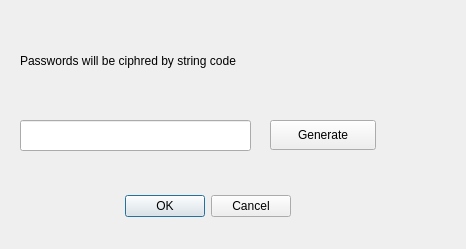
<?xml version="1.0" encoding="UTF-8"?>
<ui version="4.0">
 <class>GetLineDialog</class>
 <widget class="QDialog" name="GetLineDialog">
  <property name="geometry">
   <rect>
    <x>0</x>
    <y>0</y>
    <width>466</width>
    <height>249</height>
   </rect>
  </property>
  <property name="windowTitle">
   <string>Import/export</string>
  </property>
  <widget class="QDialogButtonBox" name="buttonBox">
   <property name="geometry">
    <rect>
     <x>-50</x>
     <y>190</y>
     <width>341</width>
     <height>32</height>
    </rect>
   </property>
   <property name="orientation">
    <enum>Qt::Horizontal</enum>
   </property>
   <property name="standardButtons">
    <set>QDialogButtonBox::Cancel|QDialogButtonBox::Ok</set>
   </property>
  </widget>
  <widget class="QLabel" name="label">
   <property name="geometry">
    <rect>
     <x>20</x>
     <y>-30</y>
     <width>431</width>
     <height>181</height>
    </rect>
   </property>
   <property name="text">
    <string>Passwords will be ciphred by string code</string>
   </property>
   <property name="textFormat">
    <enum>Qt::AutoText</enum>
   </property>
  </widget>
  <widget class="QLineEdit" name="lineEdit">
   <property name="geometry">
    <rect>
     <x>20</x>
     <y>120</y>
     <width>231</width>
     <height>31</height>
    </rect>
   </property>
  </widget>
  <widget class="QPushButton" name="pushButton">
   <property name="geometry">
    <rect>
     <x>270</x>
     <y>120</y>
     <width>106</width>
     <height>30</height>
    </rect>
   </property>
   <property name="text">
    <string>Generate</string>
   </property>
  </widget>
 </widget>
 <resources/>
 <connections>
  <connection>
   <sender>buttonBox</sender>
   <signal>accepted()</signal>
   <receiver>GetLineDialog</receiver>
   <slot>accept()</slot>
   <hints>
    <hint type="sourcelabel">
     <x>248</x>
     <y>254</y>
    </hint>
    <hint type="destinationlabel">
     <x>157</x>
     <y>274</y>
    </hint>
   </hints>
  </connection>
  <connection>
   <sender>buttonBox</sender>
   <signal>rejected()</signal>
   <receiver>GetLineDialog</receiver>
   <slot>reject()</slot>
   <hints>
    <hint type="sourcelabel">
     <x>316</x>
     <y>260</y>
    </hint>
    <hint type="destinationlabel">
     <x>286</x>
     <y>274</y>
    </hint>
   </hints>
  </connection>
 </connections>
</ui>
